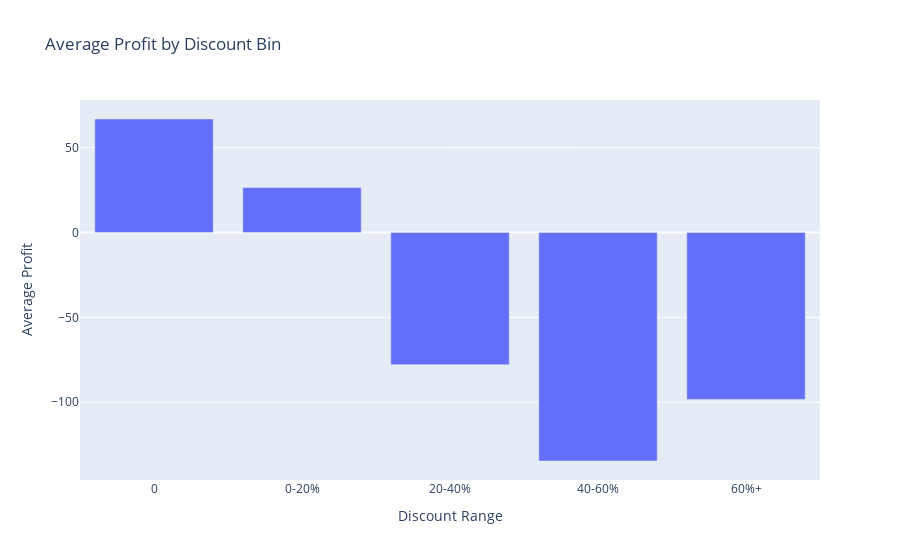

Source (notebook cell):
### Code cell
import plotly.express as px

fig = px.bar(
    profit_by_discount,
    x="discount_bin",
    y="profit",
    labels={
        "profit": "Average Profit",
        "discount_bin": "Discount Range"
    },
    title="Average Profit by Discount Bin"
)

fig.show()

### Figure 1 — Plotly figure (JSON) as saved in the notebook; plotly's stock layout.template omitted (floating-point values rounded to 4 significant figures)
{"data": [{"alignmentgroup": "True", "hovertemplate": "Discount Range=%{x}<br>Average Profit=%{y}<extra></extra>", "legendgroup": "", "marker": {"color": "#636efa", "pattern": {"shape": ""}}, "name": "", "offsetgroup": "", "orientation": "v", "showlegend": false, "textposition": "auto", "type": "bar", "x": ["0", "0-20%", "20-40%", "40-60%", "60%+"], "xaxis": "x", "y": [66.9, 26.5, -77.86, -134.6, -98.35], "yaxis": "y"}], "layout": {"autosize": true, "barmode": "relative", "legend": {"tracegroupgap": 0}, "title": {"text": "Average Profit by Discount Bin"}, "xaxis": {"anchor": "y", "autorange": true, "domain": [0, 1], "range": [-0.5, 4.5], "title": {"text": "Discount Range"}, "type": "category"}, "yaxis": {"anchor": "x", "autorange": true, "domain": [0, 1], "range": [-145.8, 78.1], "title": {"text": "Average Profit"}, "type": "linear"}}}
